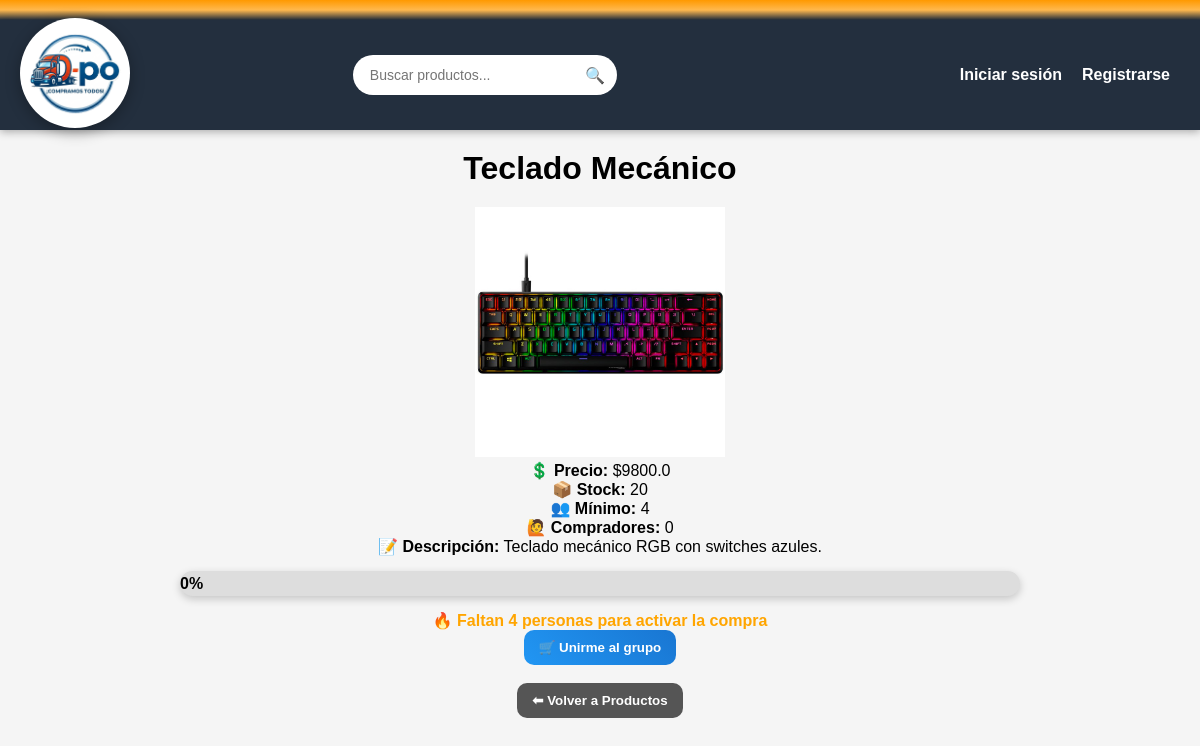
The app's page /producto/3 with its own data.
### tables this page shows
CREATE TABLE productos (
    id INTEGER PRIMARY KEY AUTOINCREMENT,
    nombre TEXT NOT NULL,
    precio REAL NOT NULL,
    stock INTEGER NOT NULL,
    min_compradores INTEGER NOT NULL,
    compradores_actual INTEGER DEFAULT 0,
    descripcion TEXT,
    imagen TEXT
);

### app.py (the view)
@app.route('/producto/<int:producto_id>')
def detalle_producto(producto_id):
    session['ultimo_producto'] = producto_id
    conn = get_db_connection()
    cursor = conn.cursor()
    cursor.execute('SELECT * FROM productos WHERE id = ?', (producto_id,))
    producto = cursor.fetchone()
    conn.close()
    if not producto:
        return "Producto no encontrado", 404
    progreso, color = calcular_progreso(producto)
    producto = producto + (progreso, color)
    return render_template('producto.html', producto=producto)

### app.py (called while the page is built)
def get_db_connection():
    conn = sqlite3.connect(db_path)
    return conn

def calcular_progreso(producto):
    min_compradores = producto[4] if producto[4] else 1
    compradores_actual = producto[5] if producto[5] else 0
    progreso = min(100, int((compradores_actual / min_compradores) * 100))
    if progreso < 50:
        color = '#f44336'
    elif progreso < 100:
        color = '#ffeb3b'
    else:
        color = '#4caf50'
    return progreso, color

@app.context_processor
def inject_carrito_count():
    if 'usuario_nombre' in session:
        conn = get_db_connection()
        cursor = conn.cursor()
        cursor.execute(
            "SELECT COUNT(*) FROM carrito WHERE usuario = ?",
            (session['usuario_nombre'],)
        )
        count = cursor.fetchone()[0]
        conn.close()
    else:
        count = 0
    return dict(carrito_count=count)

### templates/producto.html (shortened to what this page needs)
<!DOCTYPE html>
<html lang="es">
<head>
    <link rel="stylesheet" href="{{ url_for('static', filename='css/style.css') }}">
</head>
<body>
    <div class="top-bar"></div>
{% include 'navbar.html' %}
    <h1>{{ producto[1] }}</h1>
    <img src="{{ url_for('static', filename='img/' + producto[7]) }}"
         alt="{{ producto[1] }}" width="250">
    <p><strong>💲 Precio:</strong> ${{ producto[2] }}</p>
    <p><strong>📦 Stock:</strong> {{ producto[3] }}</p>
    <p><strong>👥 Mínimo:</strong> {{ producto[4] }}</p>
    <p><strong>🙋 Compradores:</strong> {{ producto[5] }}</p>
    <p><strong>📝 Descripción:</strong> {{ producto[6] }}</p>
    <div class="barra-progreso">
        <div class="relleno"
             style="width: {{ producto[8]|default(0) }}%; background-color: {{ producto[9]|default('#4caf50') }};">
            {{ producto[8]|round(0) }}%
        </div>
    </div>
    {% if producto[5] >= producto[4] %}
        <p style="color: green; font-weight: bold;">
            🎉 ¡Compra grupal ACTIVADA!
        </p>
    {% else %}
        <p style="color: orange; font-weight: bold;">
            🔥 Faltan {{ producto[4] - producto[5] }} personas para activar la compra
        </p>
    {% endif %}
    {% if producto[3] <= 0 %}
        <p class="agotado">❌ Sin stock</p>
    {% else %}
        <a href="{{ url_for('unirse', producto_id=producto[0]) }}">
            <button class="btn">🛒 Unirme al grupo</button>
        </a>
    {% endif %}
    <br><br>
    <a href="{{ url_for('home') }}">
        <button class="btn-volver">⬅ Volver a Productos</button>
    </a>
</body>
</html>

### static/css/style.css (style rules this page uses)
* { margin: 0; padding: 0; box-sizing: border-box; }
body { font-family: Arial, sans-serif; background-color: #f5f5f5; text-align: center; margin: 0; padding: 0; }
h1 { margin: 20px 0; }
.top-bar { height: 20px; background: linear-gradient(to bottom, #ff9900, #ffb84d, #232f3e); }
.barra-progreso { width: 70%; margin: 15px auto; background-color: #ddd; border-radius: 20px; height: 25px; overflow: hidden; box-shadow: 0 3px 8px rgba(0,0,0,0.2); }
.barra-progreso .relleno { height: 100%; line-height: 25px; color: black; font-weight: bold; text-align: center; transition: width 0.6s ease-in-out; animation: cargar 1s ease-in-out; }
button { padding: 10px 15px; border: none; border-radius: 10px; cursor: pointer; font-weight: bold; transition: 0.3s; }
.btn { background: linear-gradient(45deg, #2196f3, #1976d2); color: white; }
.btn-volver { background-color: #555; color: white; }

### records on screen
productos: nombre "Teclado Mecánico", imagen (picture), precio "9800.0", stock "20", min_compradores "4", compradores_actual "0", descripcion "Teclado mecánico RGB con switches azules.", producto[4]-producto[5] "4"

### other values on screen
{{ producto[8]|round(0) }} "0"
